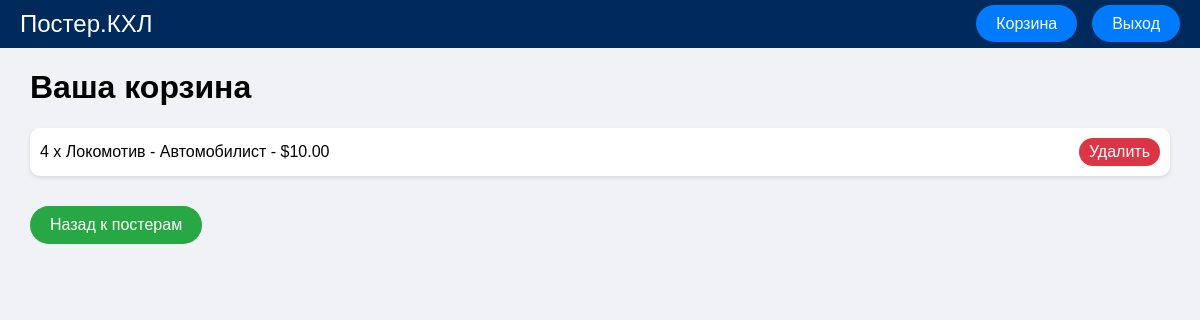
The app's page /cart/ (signed in) with its own data.
### shop/models.py (models this page shows, shortened)
class CartItem(models.Model):
    user = models.ForeignKey(User, on_delete=models.CASCADE)
    product = models.ForeignKey(Product, on_delete=models.CASCADE)
    quantity = models.PositiveIntegerField(default=1)

class Product(models.Model):
    name = models.CharField(max_length=200)
    price = models.DecimalField(max_digits=10, decimal_places=2)
    description = models.TextField()
    image = models.ImageField(upload_to='products/')

### shop/views.py (the view)
# urls.py: path('cart/', views.view_cart, name='view_cart'),
@login_required
def view_cart(request):
    cart_items = CartItem.objects.filter(user=request.user)
    return render(request, 'shop/cart.html', {'cart_items': cart_items})

### shop/templates/shop/cart.html (shortened to what this page needs)
<!DOCTYPE html>
<html lang="en">
<head>
</head>
<body>
    <div class="navbar">
        <a class="navbar-brand" href="{% url 'product_list' %}">Постер.КХЛ</a>
        <ul class="navbar-nav">
            {% if user.is_authenticated %}
                <li class="nav-item">
                    <a class="nav-link" href="{% url 'view_cart' %}">Корзина</a>
                </li>
                <li class="nav-item">
                    <a class="nav-link" href="{% url 'logout' %}">Выход</a>
                </li>
            {% endif %}
        </ul>
    </div>
    <div class="container">
        <h1>Ваша корзина</h1>
        {% if cart_items %}
            <div class="cart-list">
                {% for item in cart_items %}
                    <div class="cart-item">
                        <span>{{ item.quantity }} x {{ item.product.name }} - ${{ item.product.price }}</span>
                        <a href="{% url 'remove_from_cart' item.id %}" class="btn">Удалить</a>
                    </div>
                {% endfor %}
            </div>
        {% else %}
            <p>Your cart is empty.</p>
        {% endif %}
        <a href="{% url 'product_list' %}" class="continue-shopping-btn">Назад к постерам</a>
    </div>
</body>
</html>

### shop/templates/shop/cart.html (style rules this page uses)
body { background-color: #f0f2f5; font-family: Arial, sans-serif; margin: 0; padding: 0; }
.navbar { background-color: #002a5c; padding: 10px 20px; display: flex; justify-content: space-between; align-items: center; }
.navbar-brand { color: #fff; font-size: 1.5em; text-decoration: none; }
.navbar-nav { list-style: none; margin: 0; padding: 0; display: flex; align-items: center; }
.navbar-nav .nav-item { margin-left: 15px; }
.navbar-nav .nav-link { color: #fff; text-decoration: none; padding: 10px 20px; border-radius: 20px; background-color: #007bff; transition: background-color 0.3s; }
.container { width: 95%; margin: 10px auto; }
.cart-item { display: flex; justify-content: space-between; align-items: center; padding: 10px; border-bottom: 1px solid #ddd; background-color: #fff; border-radius: 10px; margin-bottom: 10px; box-shadow: 0 2px 4px rgba(0, 0, 0, 0.1); }
.cart-item:last-child { border-bottom: none; }
.cart-item .btn { border-radius: 20px; padding: 5px 10px; background-color: #dc3545; color: #fff; text-decoration: none; transition: background-color 0.3s; }
.continue-shopping-btn { display: inline-block; margin-top: 20px; padding: 10px 20px; background-color: #28a745; color: #fff; text-decoration: none; border-radius: 20px; transition: background-color 0.3s; }

### records on screen
CartItem: quantity "4", product.name "Локомотив - Автомобилист", product.price "10.00"
